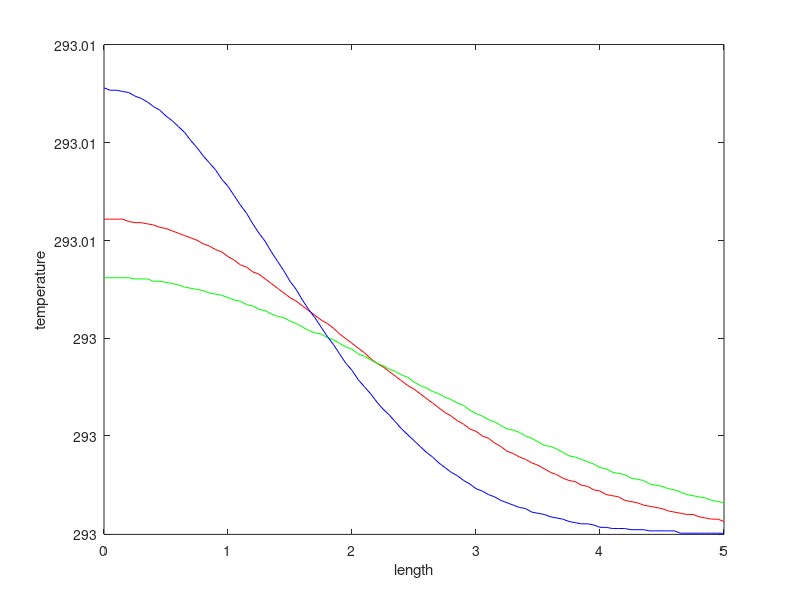

MATLAB code for this plot:
%Problem 1.62
%I chose a rod of iron

kt= 73;
c= 448;
p= 7850;
K= kt/(c*p);
A= 2;
T0= 293;
nt= 101;
xmin = 0;
xmax= 5;
x= linspace(xmin, xmax, nt);
t1=2/K;
t2=3/K;
t3=1/K;

T1= T0 + (A/sqrt(t1))*exp(-(x.^2)/(t1*K*4));

T2= T0 + (A/sqrt(t2))*exp(-(x.^2)/(t2*K*4));

T3= T0 + (A/sqrt(t3))*exp(-(x.^2)/(t3*K*4));


plot(x, T1, 'r');
hold on;
plot(x, T2, 'g');
hold on;
plot(x, T3, 'b');
hold on;
xlabel('length'); ylabel('temperature');
